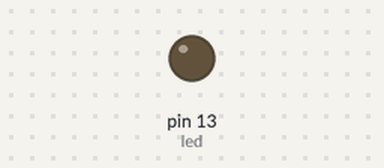
The sketch below on a simulated Arduino Uno, built with avr-gcc and run on an emulated ATmega328P. Parts: output pins drawn as LEDs (lit = HIGH).

Above: at 0.65 s.
At 5.65 s:
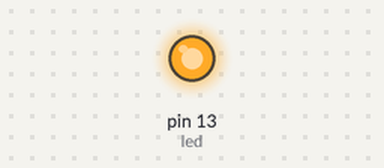
Timing chart, 0 to 6.1 s (numbered marks = the images above):
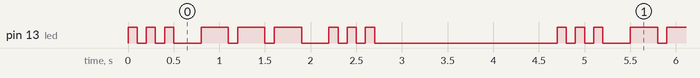

Measured:
- by itself, pin 13 (led): repeats every 4.7 s: 2 × (LOW 0.10 s, HIGH 0.10 s), LOW 0.30 s, 2 × (HIGH 0.30 s, LOW 0.10 s), HIGH 0.30 s, LOW 0.30 s, 2 × (HIGH 0.10 s, LOW 0.10 s), HIGH 0.10 s, LOW 2.0 s, HIGH 0.10 s
- by itself, everything shown: repeats every 4.7 s, in 18 steps

The sketch:

SOS.ino
```cpp
int led = 13;

int sig[] = {
  10, 10, 10, 30, 30, 30, 10, 10, 10, 0 };
int pause[] = {
  10, 10, 30, 10, 10, 30, 10, 10, 200, 0 };

int i;

// the setup routine runs once when you press reset:
void setup() {
  // initialize the digital pin as an output.
  pinMode(led, OUTPUT);
  i = 0;
}

// the loop routine runs over and over again forever:
void loop() {
  digitalWrite(led, HIGH);   // turn the LED on (HIGH is the voltage level)
  delay(sig[i]*10);               // wait for a second
  digitalWrite(led, LOW);    // turn the LED off by making the voltage LOW
  delay(pause[i]*10);               // wait for a second

  i++;
  if (sig[i] == 0) {
    i = 0;
  }
}
```
